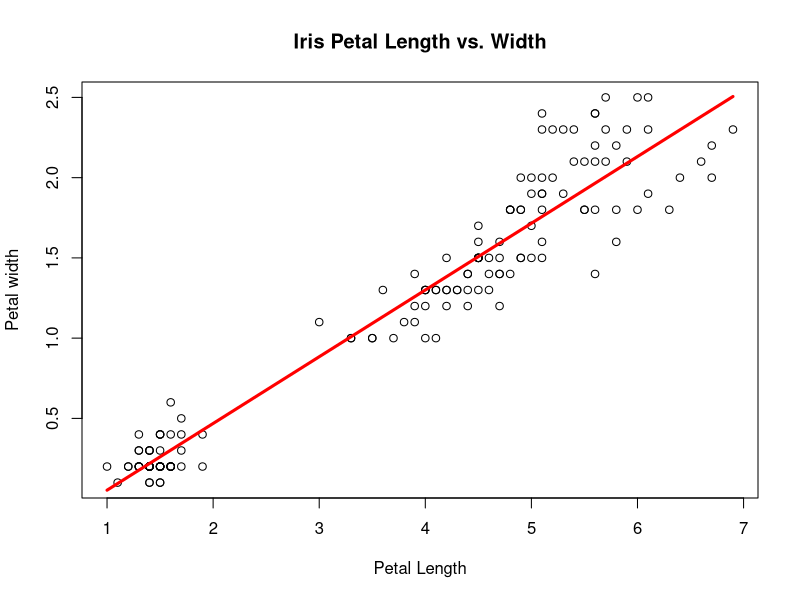

This chart was generated by the following R code:
data(iris)

head(iris)

#Creating a scatterplot
plot(
  x = iris$Petal.Length,
  y = iris$Petal.Width,
  main = "Iris Petal Length vs. Width",
  xlab = "Petal Length",
  ylab = "Petal width")

#Creating a linear regression model
model <- lm(
  formula = Petal.Width ~ Petal.Length,
  data = iris)

#Drawing the line on the plot
lines(
  x = iris$Petal.Length,
  y = model$fitted.values,
  col = "red",
  lwd = 3
)

#Getting correlation coefficient
cor(x= iris$Petal.Length,
    y = iris$Petal.Width)

#Predicting new values according to the model 
#This function predicts the petal width values for the given petal length values relatively
predict(
  object = model,
  newdata = data.frame(
    Petal.Length = c(1 , 2, 3)
  )
)
